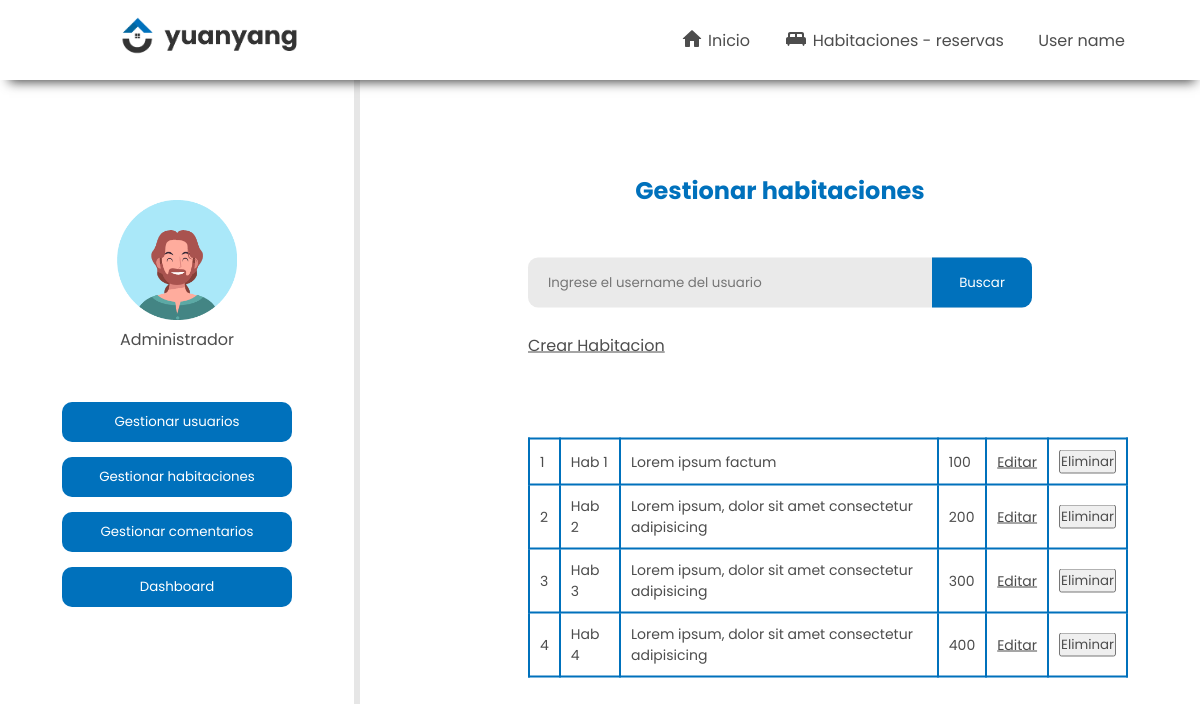
Before: /admin_habitaciones with the older database file.
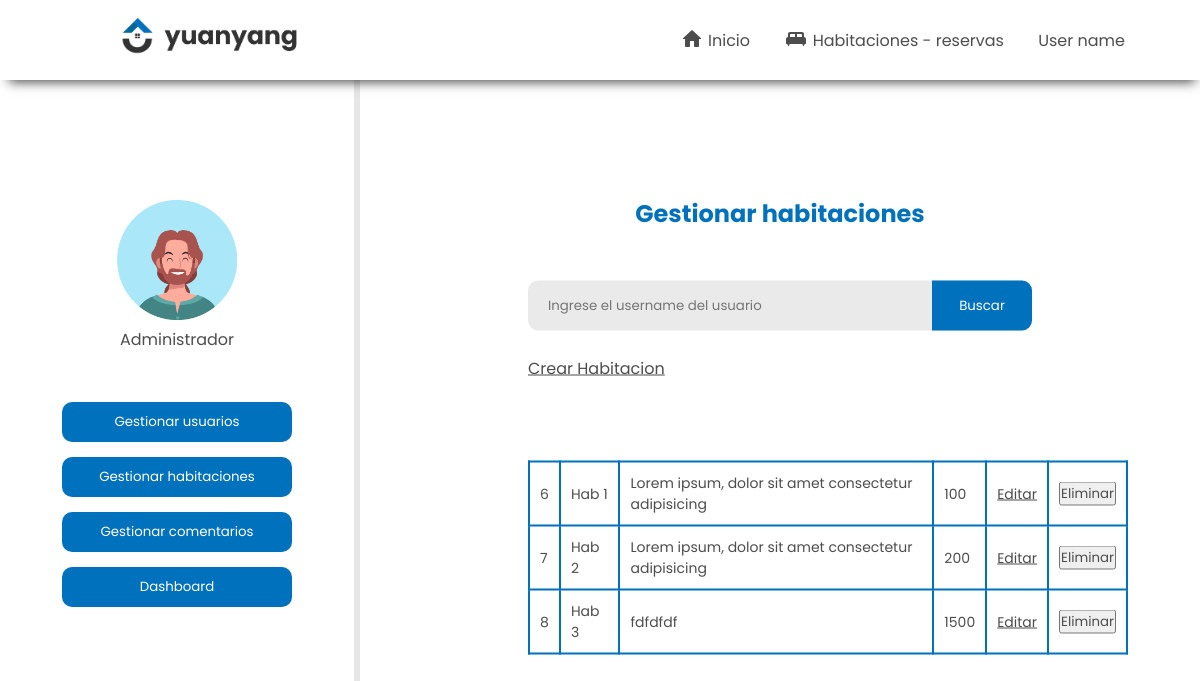
After: the same page with the newer database file.
### tables this page shows
CREATE TABLE Habitaciones (id integer primary key autoincrement, nombre text, descripcion text, precio int, ocupada int);

### app.py (the view)
@app.route('/admin_habitaciones', methods=["GET"])
def admin_habitaciones():
    habitaciones = db.get_habitaciones()
    return render_template('administrador-habitaciones.html', habitaciones=habitaciones)

### db.py (called while the page is built)
def conectar():
    try:
        conn= sqlite3.connect(db)
        print('Conectada a BDD')
        return conn
    except Error:
        print(Error)

def get_habitaciones():
    conn = conectar()
    cursor = conn.execute("select * from Habitaciones;")
    resultSet = cursor.fetchall()
    conn.close()
    return resultSet

### templates/administrador-habitaciones.html (shortened to what this page needs)
<!DOCTYPE html>
<html lang="es">
<head>
    <link rel="stylesheet" href="/static/css/header.css">
    <link rel="stylesheet" href="/static/css/perfil-administrador.css">
</head>
<body>
    <header class="header-principal">
        <li class="logotipo"><a href="/templates/index.html"><img src="/static/images/logotipo.png" alt=""></a></li>
        <nav>
            <ul>
                <li><a href="/templates/index.html">
                    Inicio</a></li>
                <li><a href="/templates/habitaciones-reserva.html">
                            Habitaciones - reservas</a></li>
                <li><a href="/templates/login.html" class="user-name">User name</a>
                </li>
            </ul>
        </nav>
    </header>
    <section>
        <div class="culmn-iz">
            <img src="/static/images/emote-cliente.png" alt="">
            <p>Administrador</p>
            <div class="tabContainer">
                <div class="buttonContainer">
                    <ul class="opciones-admin">
                        <li><button>Gestionar usuarios</button></li>
                        <li><button>Gestionar habitaciones</button></li>
                        <li><button>Gestionar comentarios</button></li>
                        <li><button>Dashboard</button></li>
                    </ul>
                </div>
            </div>
        </div>
        <div class="culmn-de">
            <div class="tabContainer">}
                <div class="tabPanel">
                    <div>
                        <div class="box">
                            <form action="\admin_habitaciones" method="get" class="form-filtro">
                                <h3>Gestionar habitaciones</h3>
                                <input type="number" required name="id" class="filtro" placeholder="Ingrese el username del usuario">
                                <input type="submit" name="" value="Buscar" class="btn-buscar">
                            </form>
                            <br>
                            <a href="/agregar_habitacion">Crear Habitacion</a>
                            <table>
                                {% for habitacion in habitaciones%}
                                <tr>
                                    <td>{{habitacion[0]}}</td>
                                    <td>{{habitacion[1]}}</td>
                                    <td>{{habitacion[2]}}</td>
                                    <td>{{habitacion[3]}}</td>
                                    <td><a href="/editar_habitacion/{{habitacion[0]}}">Editar</a></td>
                                    <td class="eliminar">
                                        <form action="{{url_for('eliminar_habitacion', id = habitacion[0])}} " method="post"><input type="hidden" name="_method" value="DELETE"><input type="submit" value="Eliminar"></td>
                                </tr>
                                {% endfor %}
                            </table>
                        </div>
                    </div>
                </div>
            </div>
        </div>
    </section>
</body>
</html>

### static/css/header.css (style rules this page uses)
.header-principal { position: fixed; top: 0; width: 100%; height:80px; background-color:#FFFFFF; -webkit-box-shadow: 2px 9px 11px -7px rgba(0,0,0,0.72); box-shadow: 2px 9px 11px -7px rgba(0,0,0,0.72); z-index: 100; }
.header-principal nav { display: inline-block; margin:auto; position: absolute; top:15%; width: 80%; text-align: right; }
.header-principal nav li { display:inline-block; padding:10px 15px; }
.header-principal nav li a { list-style: none; text-decoration: none; color:#4D4D4D; transition: 0.5s; }
.header-principal nav li .icon-menu { position: relative; top:5px; transition: 0.5s; }
.header-principal .logotipo { position: relative; top:20%; left:10%; text-decoration: none; list-style: none; cursor: pointer; display: inline-block; z-index: 100; }
.header-principal .logotipo img { width: 180px; max-width: 180px; min-width: 50px; margin:0; }

### static/css/perfil-administrador.css (style rules this page uses)
* { margin:0; padding:0; font-family: 'Poppins', sans-serif; box-sizing: border-box; color:#4D4D4D; }
.header-principal nav li { position: relative; }
section { position:relative; width: 100%; height:100% !important; background-color: red !important; }
section .culmn-iz { position: fixed; top:0; width: 30%; height:100% ; float:left; text-align: center; border-right:6px solid #E6E6E6 ; }
section .culmn-iz img { margin-top:200px; width: 120px; }
.culmn-iz .opciones-admin { height: auto; margin:50px 0; }
.culmn-iz .opciones-admin li { width: 100%; margin:15px 0; }
.culmn-iz .opciones-admin li button { margin:0 auto; text-decoration: none; background-color: #0071BC; color:#fff; padding: 10px 5px; border-radius: 10px; border:none; width: 230px; display: block; transition: all .5s; cursor: pointer; }
section .culmn-de { position: relative; width: 70%; height: 100vh; float:right; }
.tabPanel { width: 100%; height: 100vh; background-color: #fff !important; }
.tabPanel h3 { color:#0071BC; margin:50px 0; text-align: center; font-size: 24px; }
.box { position: absolute; top:50%; left:50%; transform: translate(-50%, -50%); width: 60%; height: auto; }
.form-filtro { position: relative; width: 100%; height: 100%; }
.form-filtro .filtro { width: 100%; padding:15px 20px; border:none; border-radius: 10px; outline: none; background: #EAEAEA; }
.form-filtro .btn-buscar { position: absolute; right: 0; width: 100px; padding:15px 20px; border:none; border-radius: 0 10px 10px 0; display: inline-block; background-color: #0071BC; color:#fff; cursor:pointer; transition: all .5s; }
table { margin-top:80px; width: 100%; border-collapse:collapse; min-width: 600px !important; }
table tr td { border:2px solid #0071BC; padding:10px; font-size: 14px; }
.eliminar { color:#D81A1A; }

Changed rows visible on the page:
removed Habitaciones: id "1", nombre "Hab 1", descripcion "Lorem ipsum factum", precio "100"
removed Habitaciones: id "2", nombre "Hab 2", descripcion "Lorem ipsum, dolor sit amet consectetur adipisicing", precio "200"
removed Habitaciones: id "3", nombre "Hab 3", descripcion "Lorem ipsum, dolor sit amet consectetur adipisicing", precio "300"
removed Habitaciones: id "4", nombre "Hab 4", descripcion "Lorem ipsum, dolor sit amet consectetur adipisicing", precio "400"
added Habitaciones: id "6", nombre "Hab 1", descripcion "Lorem ipsum, dolor sit amet consectetur adipisicing", precio "100"
added Habitaciones: id "7", nombre "Hab 2", descripcion "Lorem ipsum, dolor sit amet consectetur adipisicing", precio "200"
added Habitaciones: id "8", nombre "Hab 3", descripcion "fdfdfdf", precio "1500"
